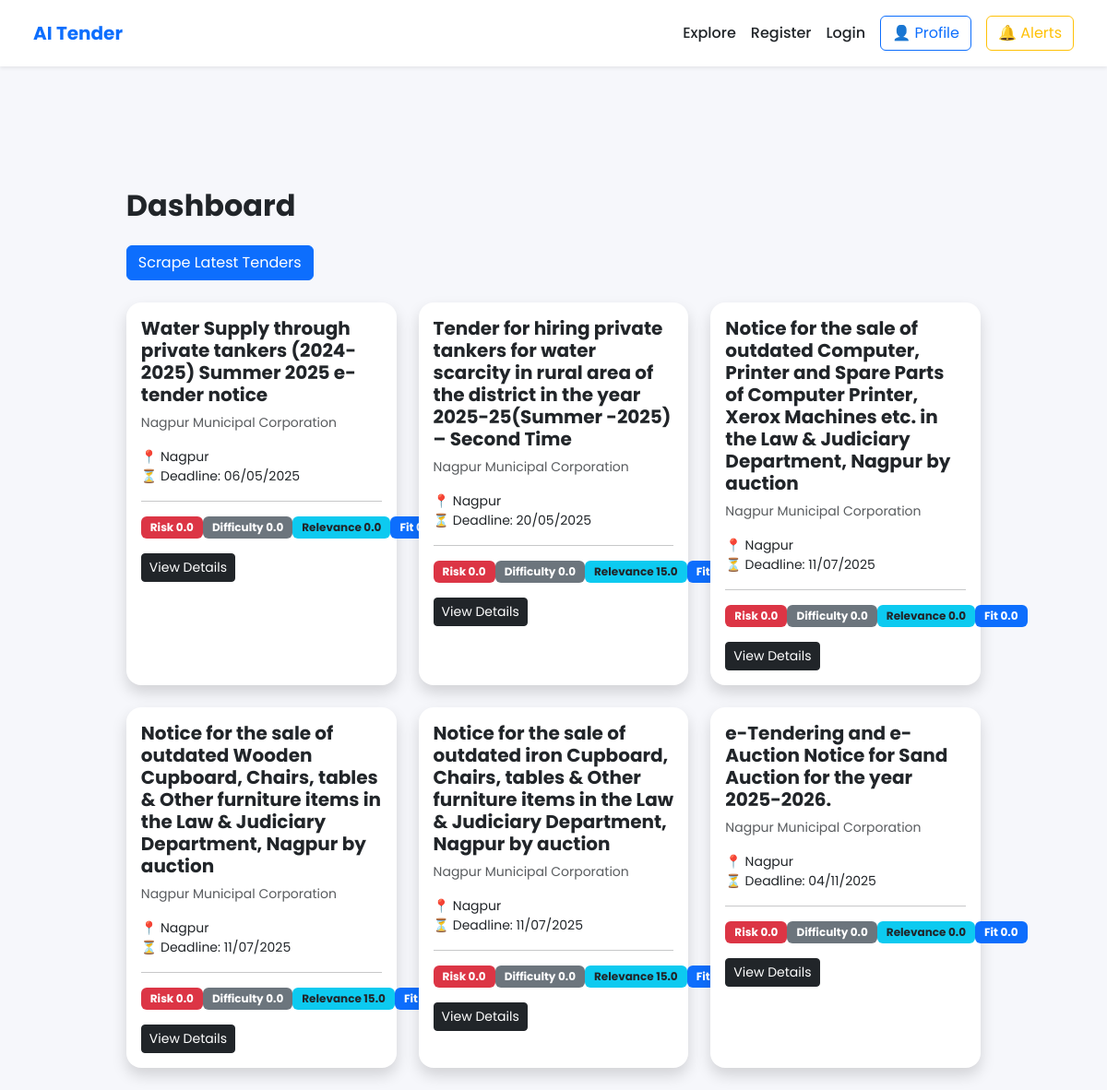
/dashboard, run on the app's committed database.
### tables this page shows
CREATE TABLE tenders (
        id INTEGER PRIMARY KEY AUTOINCREMENT,
        title TEXT,
        department TEXT,
        location TEXT,
        deadline TEXT,
        emd INTEGER,
        category TEXT,
        description TEXT,
        relevance_score REAL,
        risk_score REAL,
        difficulty_score REAL,
        fit_score REAL
    );

### app.py (the view)
@app.route("/dashboard")
def dashboard():
    conn = get_connection()
    cursor = conn.cursor()
    cursor.execute("""
    SELECT * FROM tenders
    ORDER BY id DESC
    LIMIT 6
    """)
    tenders = cursor.fetchall()
    conn.close()
    return render_template("dashboard.html", tenders=tenders)

### database.py (called while the page is built)
def get_connection():
    conn = sqlite3.connect(DB_NAME)
    conn.row_factory = sqlite3.Row
    return conn

### templates/dashboard.html
{% extends "base.html" %}
{% block content %}
<div class="container mt-4">
<h2 class="mb-4 fw-bold">Dashboard</h2>
<a href="/scrape" class="btn btn-primary mb-4">
Scrape Latest Tenders
</a>
{% if tenders %}
<div class="row">
{% for t in tenders %}
<div class="col-md-4 mb-4">
<div class="card shadow rounded-4 h-100 border-0">
<div class="card-body">
<h5 class="fw-bold">{{ t.title }}</h5>
<p class="text-muted small">
{{ t.department }}
</p>
<p class="small">
📍 {{ t.location }} <br>
⏳ Deadline: {{ t.deadline }}
</p>
<hr>
<div class="d-flex justify-content-between small">
<span class="badge bg-danger">
Risk {{ t.risk_score }}
</span>
<span class="badge bg-secondary">
Difficulty {{ t.difficulty_score }}
</span>
<span class="badge bg-info text-dark">
Relevance {{ t.relevance_score }}
</span>
<span class="badge bg-primary">
Fit {{ t.fit_score }}
</span>
</div>
<div class="mt-3">
<a href="/tender/{{ t.id }}" class="btn btn-dark btn-sm">
View Details
</a>
</div>
</div>
</div>
</div>
{% endfor %}
</div>
{% else %}
<p class="text-muted">No tenders available. Click "Scrape Latest Tenders".</p>
{% endif %}
</div>
{% endblock %}

### static/css/style.css (style rules this page uses)
body { background:#f4f7fb; font-family:'Segoe UI', Tahoma, Geneva, Verdana, sans-serif; }
.card { border-radius:18px; transition:0.3s; }
.badge { font-size:12px; padding:6px 10px; }
.container { width:90%; margin:auto; padding-top:30px; }

### data on the page
tenders: title "Water Supply through private tankers (2024-2025) Summer 2025 e-tender notice", department "Nagpur Municipal Corporation", location "Nagpur", deadline "06/05/2025", risk_score "0.0", difficulty_score "0.0", relevance_score "0.0"
tenders: title "Tender for hiring private tankers for water scarcity in rural area of the district in the year 2025-25(Summer -2025) – Second Time", department "Nagpur Municipal Corporation", location "Nagpur", deadline "20/05/2025", risk_score "0.0", difficulty_score "0.0", relevance_score "15.0"
tenders: title "Notice for the sale of outdated Computer, Printer and Spare Parts of Computer Printer, Xerox Machines etc. in the Law & Judiciary Department, Nagpur by auction", department "Nagpur Municipal Corporation", location "Nagpur", deadline "11/07/2025", risk_score "0.0", difficulty_score "0.0", relevance_score "0.0", fit_score "0.0"
tenders: title "Notice for the sale of outdated Wooden Cupboard, Chairs, tables & Other furniture items in the Law & Judiciary Department, Nagpur by auction", department "Nagpur Municipal Corporation", location "Nagpur", deadline "11/07/2025", risk_score "0.0", difficulty_score "0.0", relevance_score "15.0"
tenders: title "Notice for the sale of outdated iron Cupboard, Chairs, tables & Other furniture items in the Law & Judiciary Department, Nagpur by auction", department "Nagpur Municipal Corporation", location "Nagpur", deadline "11/07/2025", risk_score "0.0", difficulty_score "0.0", relevance_score "15.0"
tenders: title "e-Tendering and e-Auction Notice for Sand Auction for the year 2025-2026.", department "Nagpur Municipal Corporation", location "Nagpur", deadline "04/11/2025", risk_score "0.0", difficulty_score "0.0", relevance_score "0.0", fit_score "0.0"
